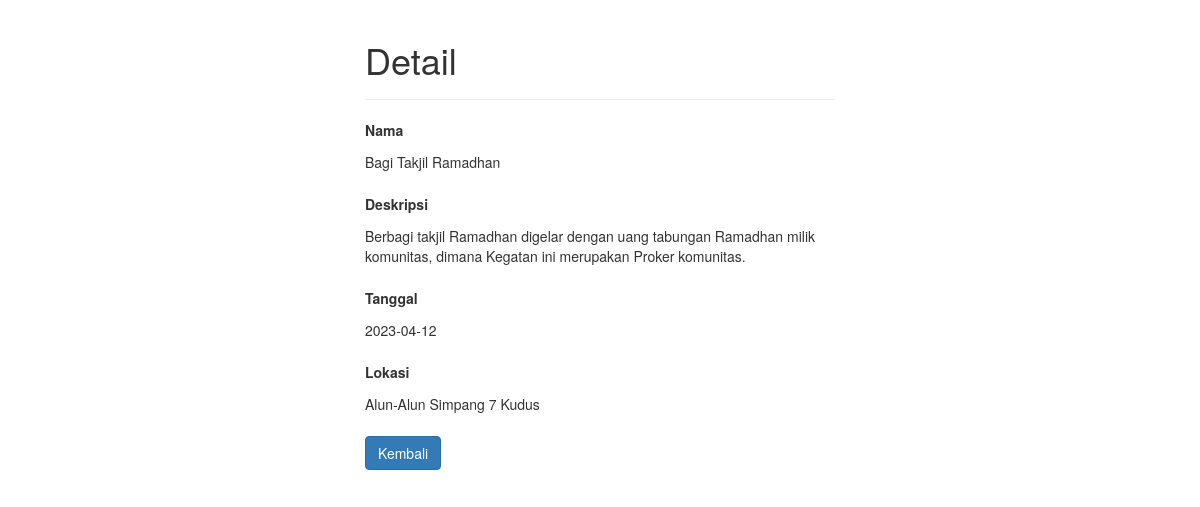
/rekap_baksos/aksi.php?id=1, run on the app's committed database.
### tables this page shows
CREATE TABLE `tb_rekap1` (
  `id` int(11) NOT NULL,
  `nama` varchar(255) NOT NULL,
  `deskripsi` varchar(255) NOT NULL,
  `tanggal` date NOT NULL,
  `lokasi` varchar(255) NOT NULL
);

### rekap_baksos/aksi.php (the view, shortened to what this page needs)
<?php
if(isset($_GET["id"]) && !empty(trim($_GET["id"]))){
    require_once "koneksi.php";
    $sql = "SELECT * FROM tb_rekap1 WHERE id = ?";
    if($stmt = mysqli_prepare($link, $sql)){
        mysqli_stmt_bind_param($stmt, "i", $param_id);
        if(mysqli_stmt_execute($stmt)){
            $result = mysqli_stmt_get_result($stmt);
            if(mysqli_num_rows($result) == 1){
                $row = mysqli_fetch_array($result, MYSQLI_ASSOC);
            } else{
                header("location: ../error.php");
                exit();
            }
        } else{
            echo "Ups! Ada yang tidak beres. Silahkan coba lagi nanti.";
        }
    }
} else{
    header("location: ../error.php");
    exit();
}
?>
<!DOCTYPE html>
<html lang="en">
<head>
    <link rel="stylesheet" href="https://maxcdn.bootstrapcdn.com/bootstrap/3.3.7/css/bootstrap.css">
</head>
<body>
    <div class="wrapper">
        <div class="container-fluid">
            <div class="row">
                <div class="col-md-12">
                    <div class="page-header">
                        <h1>Detail</h1>
                    </div>
                    <div class="form-group">
                        <label>Nama</label>
                        <p class="form-control-static"><?php echo $row["nama"]; ?></p>
                    </div>
                    <div class="form-group">
                        <label>Deskripsi</label>
                        <p class="form-control-static"><?php echo $row["deskripsi"]; ?></p>
                    </div>
                    <div class="form-group">
                        <label>Tanggal</label>
                        <p class="form-control-static"><?php echo $row["tanggal"]; ?></p>
                    </div>
                    <div class="form-group">
                        <label>Lokasi</label>
                        <p class="form-control-static"><?php echo $row["lokasi"]; ?></p>
                    </div>
                    <p><a href="index.php" class="btn btn-primary">Kembali</a></p>
                </div>
            </div>
        </div>
    </div>
</body>
</html>

### rekap_baksos/aksi.php (style rules this page uses)
.wrapper { width: 500px; margin: 0 auto; }

### data on the page
tb_rekap1: nama "Bagi Takjil Ramadhan", deskripsi "Berbagi takjil Ramadhan digelar dengan uang tabungan Ramadhan milik komunitas, dimana Kegatan ini merupakan Proker komunitas.", tanggal "2023-04-12", lokasi "Alun-Alun Simpang 7 Kudus"
